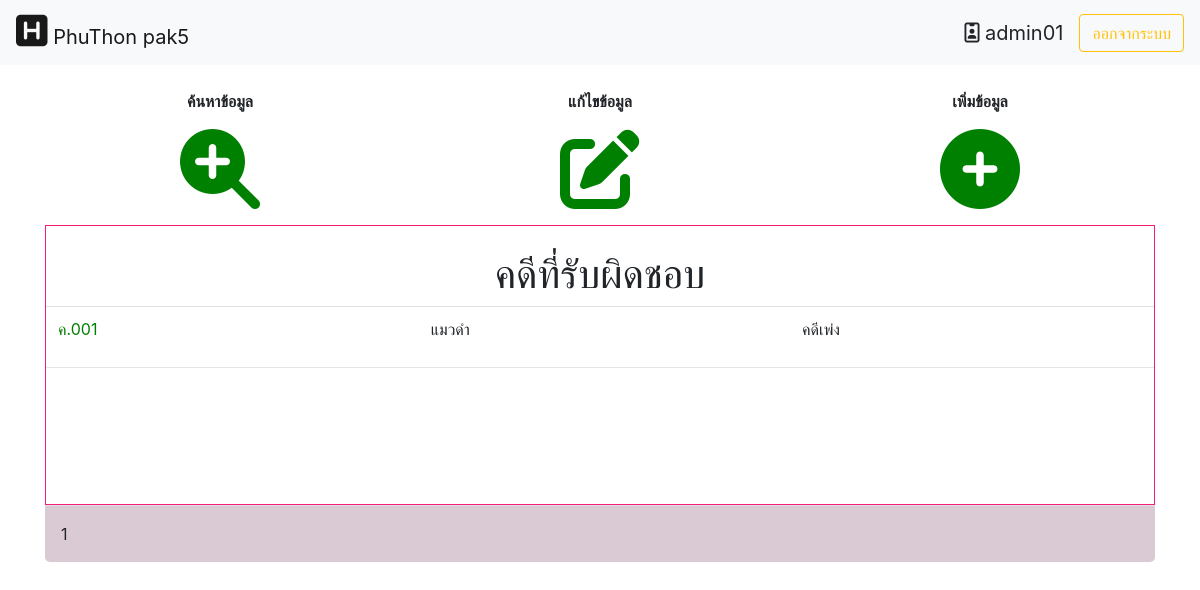
The app's page /module/main/home.php (signed in) with its own data.
### tables this page shows
CREATE TABLE `case_name` (
  `case_id` varchar(255) NOT NULL,
  `case_name` varchar(255) NOT NULL,
  `case_type` tinyint(2) NOT NULL,
  `case_savetime` timestamp NOT NULL DEFAULT current_timestamp() ON UPDATE current_timestamp()
);

### module/main/data_firstpage.php (the view, shortened to what this page needs)
<div  class="topbigbody">
    <div class="subbigbody">
      <br>
    <div class="row">
    <div class="col-sm-4">
    <p class="text-center"><b>ค้นหาข้อมูล</b></p>
      <a href="#" id="myBtnSc">
      <p class="text-center"><i class="fas fa-search-plus" style="font-size: 80px"></i></i></p>
      </a>
    </div>
    <div class="col-sm-4">
      <p class="text-center"><b>แก้ไขข้อมูล</b></p>
      <a href="#">
      <p class="text-center"><i class="fas fa-edit" style="font-size: 80px"></i></p>
      </a>
    </div>
    <div class="col-sm-4">
      <p class="text-center"><b>เพิ่มข้อมูล</b></p>
      <a href="#">
      <p class="text-center"><i class="fas fa-plus-circle" style="font-size: 80px"></i></i></p>
      </a>
    </div>
    </div>
    </div>
    </div>
  <div class="beforfooter">
      <br>
      <h1 class="text-center">คดีที่รับผิดชอบ</h1>
      <table class="table">
      <?php
        $con = connect_db();
       $sql_res = mysqli_query($con,"SELECT cn.case_id,cn.case_name,cn.case_type,cn.case_savetime FROM case_name as cn INNER JOIN responsible_person as rp ON rp.case_id = cn.case_id WHERE rp.card_id ='$_SESSION[id_card]'")or die("select sql responsible_person error".mysqli_error($con));
       while(list($case_id,$case_name,$case_type)=mysqli_fetch_row($sql_res)){
        if($case_type==1){
          $case_typeName="คดีเพ่ง";
        }else{
          $case_typeName="คดีอาญา";
        }
            echo"
            <tr>
              <td><a href='?datacase=$case_id&module=1&action=1'>$case_id</a></td>
              <td>$case_name</td>
              <td>$case_typeName</td>
          </tr>";
        }
      ?>
       </table>
       <hr>
      <br>
      <br>
      <br>
      <br>
      <br>
</div>
<div class="footer">1</div>

### module/main/home.css (style rules this page uses)
.footer { background-color: #d9cad3; display: -ms-flexbox; -ms-flex-align: center; align-items: center; -ms-flex-pack: end; padding: 1rem; border-top: 1px solid #dee2e6; border-bottom-right-radius: .3rem; border-bottom-left-radius: .3rem; }
a { color: green; }
.beforfooter { border: 1px solid #f31d76; }

### records on screen
case_name: case_id "ค.001", case_name "แมวดำ", case_type "คดีเพ่ง"

### other values on screen
$_SESSION['user_name'] "admin01"
